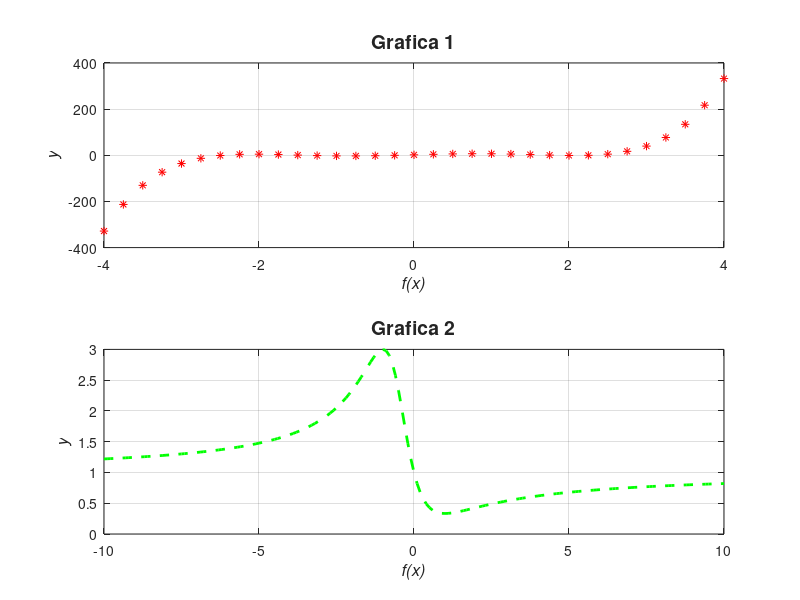

Reproduce this figure in MATLAB.
x1 = -4:0.25:4;
x2 = -10:0.1:10;

y1 = 0.6 .* power(x1, 5) - 5 .* power(x1, 3) + 9 .* x1 + 2;
y2 = (power(x2, 2) - x2 + 1) ./ (power(x2, 2) + x2 + 1);

subplot(2, 1, 1);
plot(x1, y1,'r*', 'linewidth', 0.2);
title('Grafica 1','color', [36, 36, 36]./255, 'fontsize', 14);
ylabel('y', 'fontsize', 12, 'fontangle', 'italic');
xlabel('f(x)', 'fontsize', 12, 'fontangle', 'italic');
grid on;

subplot(2, 1, 2);
plot(x2, y2,'--g', 'linewidth', 2);
title('Grafica 2','color', [36, 36, 36]./255, 'fontsize', 14);
ylabel('y', 'fontsize', 12, 'fontangle', 'italic');
xlabel('f(x)', 'fontsize', 12, 'fontangle', 'italic');
grid on;